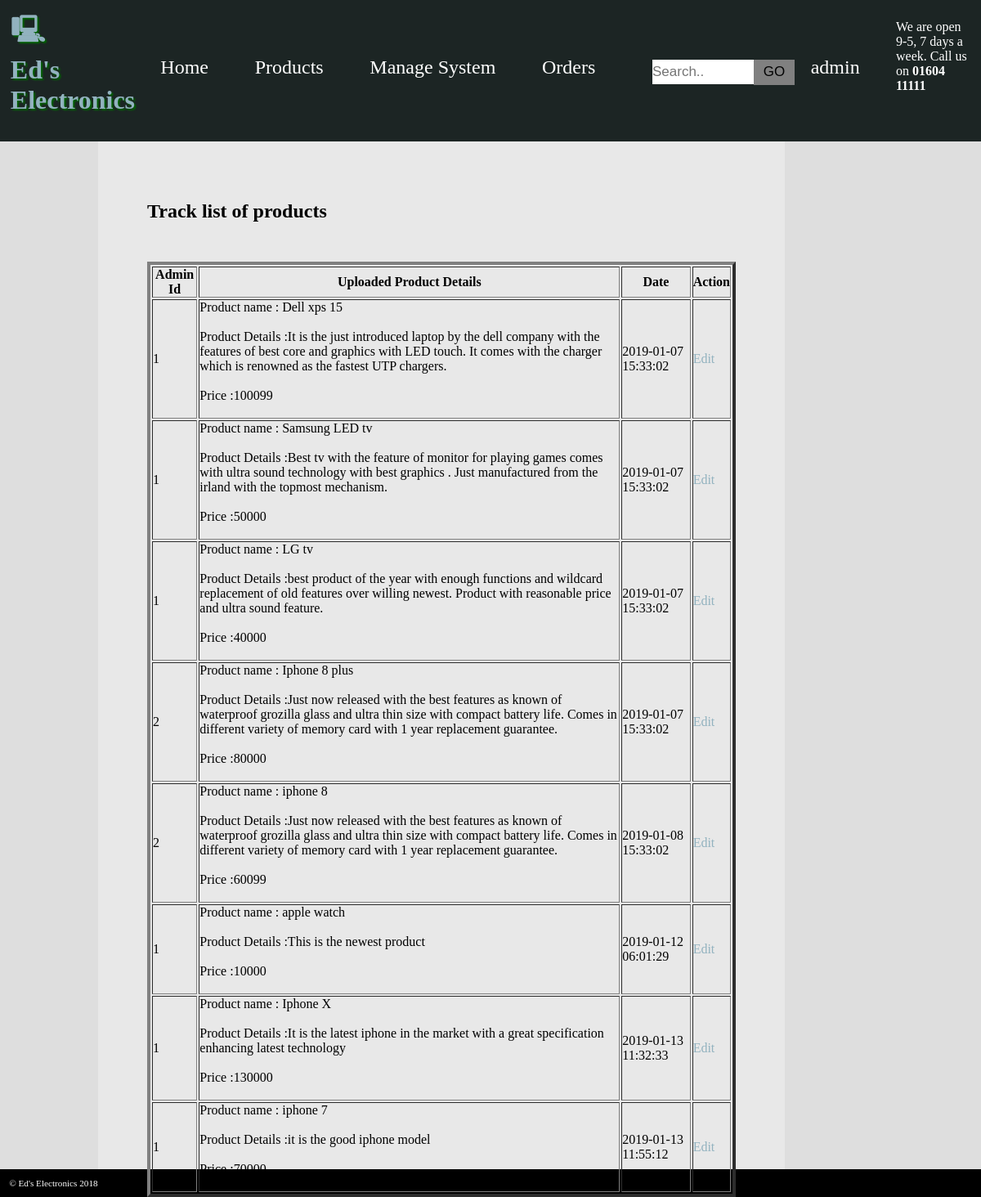
Screenshot of /trackProduct.php (signed in) with the database file from the repository.
### tables this page shows
CREATE TABLE `products` (
  `p_id` int(11) NOT NULL,
  `name` varchar(255) NOT NULL,
  `c_id` int(11) NOT NULL,
  `admin_id` int(11) NOT NULL,
  `img` varchar(255) NOT NULL,
  `p_details` varchar(255) NOT NULL,
  `price` int(255) NOT NULL,
  `date` timestamp NOT NULL DEFAULT CURRENT_TIMESTAMP
);

### session.php (called while the page is built, shortened)
<?php
	include 'header.php';
?>

### trackProduct.php (the view)
<?php
	include 'session.php';
	$s = $p->prepare("SELECT * FROM products");
	$s->execute();
include 'footer.php';
?>
<?php if (isset($_SESSION['aId'])) { ?>
<main>
<h2>Track list of products</h2><br><br>
<table border="4">
	<tr>
		<th>Admin Id</th>
		<th>Uploaded Product Details</th>
		<th>Date</th>
		<th>Action</th>
	</tr>
	<?php
	foreach ($s as $all) {?>
		<tr>
			<td><?php echo  $all['admin_id'] ?></td>
			<td>
				<ul class="review">
				<li>Product name : <?php echo $all['name'];?></li><br>
				<li>Product Details :<?php echo $all['p_details'];?></li><br>
				<li>Price :<?php echo $all['price'];?></li><br>
				</ul>
			</td>
			<td><?php echo $all['date'] ?></td>
		<td><a href="editProduct.php?pId=<?php echo $all['p_id']?>">Edit</a></td>
		</tr>
	<?php }?>
</table>
</main>
<?php } ?>

### header.php (shortened to what this page needs)
<link rel="stylesheet" href="electronics.css" />
<header>
			<h1>Ed's Electronics</h1>
			<ul>
				<li><a href="index.php">Home</a></li>
				<li><a href="#">Products</a>
				</li>
				<li><?php
				if (isset($_SESSION['aId'])) {
						echo "Manage System";
						}
				?>
				</li>
				<?php
				if (isset($_SESSION['aId'])) {
						echo '<li><a href ="orders.php">Orders</a></li>';
					}
				?>
				<li><?php
						include 'search.php'
						?>
				</li>
				<li><?php
						$p = new PDO('mysql:dbname=assessment;host=localhost','root','');
						if (isset($_SESSION['sId'])) {
							$id = $_SESSION['sId'];
							$u = $p->prepare("SELECT uName FROM user_login WHERE user_id = '$id'");
							$u->execute();
							$s =$u->fetch();
							echo $s['uName'];
						}
						else if (isset($_SESSION['aId'])) {
							$id = $_SESSION['aId'];
							$u = $p->prepare("SELECT uName FROM admin_login WHERE admin_id = '$id'");
							$u->execute();
							$s =$u->fetch();
							echo $s['uName'];
						}
						else
							echo "Account";
						?>
					</li>
			</ul>
			<address>
				<p>We are open 9-5, 7 days a week. Call us on
					<strong>01604 11111</strong>
				</p>
			</address>
		</header>

### electronics.css (style rules this page uses)
* { margin: 0; padding: 0; }
h1 { font-family: 'Audiowide', cursive; margin: 0.4em; }
header h1:before { content: "\1F5B3"; font-family: 'hack'; padding-right: 0.4em; }
header h1 { color: #92B2BF; text-shadow: 2px 2px 2px darkgreen; }
header a { color: white; text-decoration: none; }
header address { float: right; color: white; font-style: normal; padding: 1em; }
main { min-height: 20vh; grid-area: main; padding: 5vw; background-color: #E8E8E8; }
header { background-color: #1C2524; grid-area: header;transition: 0.5s; }
main h1, main a { color: #92B2BF;text-decoration: none; }
header { display: grid; grid-template-columns: 10% 80% 10%; }
header ul { align-self: center; display: grid; grid-template-columns: auto auto auto auto auto auto; grid-template-rows: auto; color: white; list-style-type: none;padding-left: 5%; }
header > ul > li { font-size: 1.5em; cursor: pointer; text-align: center; }
h1 { font-weight: bold; margin-bottom: 1em; }
p { margin-top: 0.5em; margin-bottom: 0.5em; }
h2 { margin-top: 0.5em; margin-bottom: 0.5em; }
.review { list-style-type: none; }

### rows the page displays
products: admin "1", name "Dell xps 15", p_details "It is the just introduced laptop by the dell company with the features of best core and graphics with LED touch. It comes with the charger which is renowned as the fastest UTP chargers.", price "100099", date "2019-01-07 15:33:02"
products: admin "1", name "Samsung LED tv", p_details "Best tv with the feature of monitor for playing games comes with ultra sound technology with best graphics . Just manufactured from the irland with the topmost mechanism.", price "50000", date "2019-01-07 15:33:02"
products: admin "1", name "LG tv", p_details "best product of the year with enough functions and wildcard replacement of old features over willing newest. Product with reasonable price and ultra sound feature.", price "40000", date "2019-01-07 15:33:02"
products: admin "2", name "Iphone 8 plus", p_details "Just now released with the best features as known of waterproof grozilla glass and ultra thin size with compact battery life. Comes in different variety of memory card with 1 year replacement guarantee.", price "80000", date "2019-01-07 15:33:02"
products: admin "2", name "iphone 8", p_details "Just now released with the best features as known of waterproof grozilla glass and ultra thin size with compact battery life. Comes in different variety of memory card with 1 year replacement guarantee.", price "60099", date "2019-01-08 15:33:02"
products: admin "1", name "apple watch", p_details "This is the newest product", price "10000", date "2019-01-12 06:01:29"
products: admin "1", name "Iphone X", p_details "It is the latest iphone in the market with a great specification enhancing latest technology", price "130000", date "2019-01-13 11:32:33"
products: admin "1", name "iphone 7", p_details "it is the good iphone model", price "70000", date "2019-01-13 11:55:12"

### other values shown
$s['uName'] "admin"
